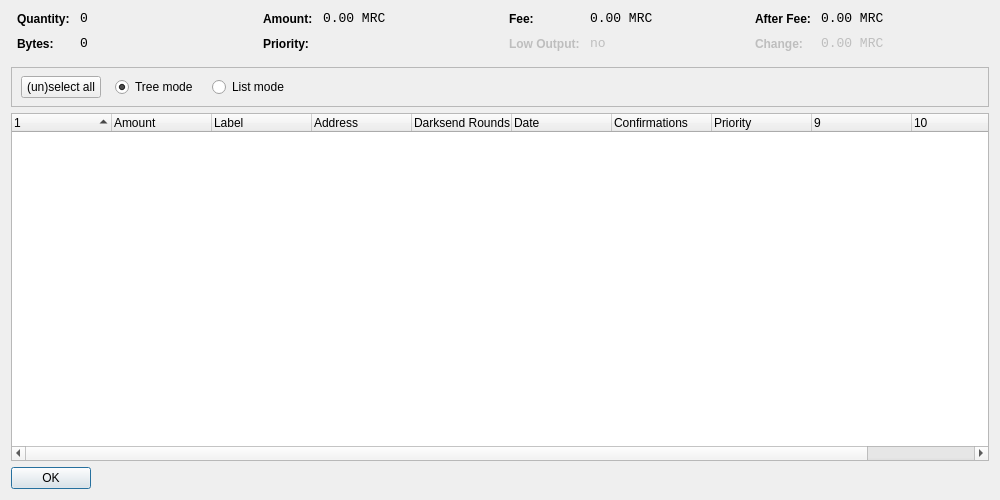
<?xml version="1.0" encoding="UTF-8"?>
<ui version="4.0">
 <class>CoinControlDialog</class>
 <widget class="QDialog" name="CoinControlDialog">
  <property name="geometry">
   <rect>
    <x>0</x>
    <y>0</y>
    <width>1000</width>
    <height>500</height>
   </rect>
  </property>
  <property name="windowTitle">
   <string>Coin Control</string>
  </property>
  <layout class="QVBoxLayout" name="verticalLayout">
   <item>
    <layout class="QHBoxLayout" name="horizontalLayoutTop" stretch="0,0,0,0">
     <property name="topMargin">
      <number>0</number>
     </property>
     <property name="bottomMargin">
      <number>10</number>
     </property>
     <item>
      <layout class="QFormLayout" name="formLayoutCoinControl1">
       <property name="horizontalSpacing">
        <number>10</number>
       </property>
       <property name="verticalSpacing">
        <number>10</number>
       </property>
       <property name="leftMargin">
        <number>6</number>
       </property>
       <property name="rightMargin">
        <number>6</number>
       </property>
       <item row="0" column="0">
        <widget class="QLabel" name="labelCoinControlQuantityText">
         <property name="styleSheet">
          <string notr="true">font-weight:bold;</string>
         </property>
         <property name="text">
          <string>Quantity:</string>
         </property>
        </widget>
       </item>
       <item row="0" column="1">
        <widget class="QLabel" name="labelCoinControlQuantity">
         <property name="font">
          <font>
           <family>Monospace</family>
           <pointsize>10</pointsize>
          </font>
         </property>
         <property name="cursor">
          <cursorShape>IBeamCursor</cursorShape>
         </property>
         <property name="contextMenuPolicy">
          <enum>Qt::ActionsContextMenu</enum>
         </property>
         <property name="text">
          <string notr="true">0</string>
         </property>
         <property name="textInteractionFlags">
          <set>Qt::LinksAccessibleByMouse|Qt::TextSelectableByKeyboard|Qt::TextSelectableByMouse</set>
         </property>
        </widget>
       </item>
       <item row="1" column="0">
        <widget class="QLabel" name="labelCoinControlBytesText">
         <property name="styleSheet">
          <string notr="true">font-weight:bold;</string>
         </property>
         <property name="text">
          <string>Bytes:</string>
         </property>
        </widget>
       </item>
       <item row="1" column="1">
        <widget class="QLabel" name="labelCoinControlBytes">
         <property name="font">
          <font>
           <family>Monospace</family>
           <pointsize>10</pointsize>
          </font>
         </property>
         <property name="cursor">
          <cursorShape>IBeamCursor</cursorShape>
         </property>
         <property name="contextMenuPolicy">
          <enum>Qt::ActionsContextMenu</enum>
         </property>
         <property name="text">
          <string notr="true">0</string>
         </property>
         <property name="textInteractionFlags">
          <set>Qt::LinksAccessibleByMouse|Qt::TextSelectableByKeyboard|Qt::TextSelectableByMouse</set>
         </property>
        </widget>
       </item>
      </layout>
     </item>
     <item>
      <layout class="QFormLayout" name="formLayoutCoinControl2">
       <property name="horizontalSpacing">
        <number>10</number>
       </property>
       <property name="verticalSpacing">
        <number>10</number>
       </property>
       <property name="leftMargin">
        <number>6</number>
       </property>
       <property name="rightMargin">
        <number>6</number>
       </property>
       <item row="0" column="0">
        <widget class="QLabel" name="labelCoinControlAmountText">
         <property name="styleSheet">
          <string notr="true">font-weight:bold;</string>
         </property>
         <property name="text">
          <string>Amount:</string>
         </property>
        </widget>
       </item>
       <item row="0" column="1">
        <widget class="QLabel" name="labelCoinControlAmount">
         <property name="font">
          <font>
           <family>Monospace</family>
           <pointsize>10</pointsize>
          </font>
         </property>
         <property name="cursor">
          <cursorShape>IBeamCursor</cursorShape>
         </property>
         <property name="contextMenuPolicy">
          <enum>Qt::ActionsContextMenu</enum>
         </property>
         <property name="text">
          <string notr="true">0.00 MRC</string>
         </property>
         <property name="textInteractionFlags">
          <set>Qt::LinksAccessibleByMouse|Qt::TextSelectableByKeyboard|Qt::TextSelectableByMouse</set>
         </property>
        </widget>
       </item>
       <item row="1" column="0">
        <widget class="QLabel" name="labelCoinControlPriorityText">
         <property name="styleSheet">
          <string notr="true">font-weight:bold;</string>
         </property>
         <property name="text">
          <string>Priority:</string>
         </property>
        </widget>
       </item>
       <item row="1" column="1">
        <widget class="QLabel" name="labelCoinControlPriority">
         <property name="font">
          <font>
           <family>Monospace</family>
           <pointsize>10</pointsize>
          </font>
         </property>
         <property name="cursor">
          <cursorShape>IBeamCursor</cursorShape>
         </property>
         <property name="contextMenuPolicy">
          <enum>Qt::ActionsContextMenu</enum>
         </property>
         <property name="text">
          <string/>
         </property>
         <property name="textInteractionFlags">
          <set>Qt::LinksAccessibleByMouse|Qt::TextSelectableByKeyboard|Qt::TextSelectableByMouse</set>
         </property>
        </widget>
       </item>
      </layout>
     </item>
     <item>
      <layout class="QFormLayout" name="formLayoutCoinControl3">
       <property name="horizontalSpacing">
        <number>10</number>
       </property>
       <property name="verticalSpacing">
        <number>10</number>
       </property>
       <property name="leftMargin">
        <number>6</number>
       </property>
       <property name="rightMargin">
        <number>6</number>
       </property>
       <item row="0" column="0">
        <widget class="QLabel" name="labelCoinControlFeeText">
         <property name="styleSheet">
          <string notr="true">font-weight:bold;</string>
         </property>
         <property name="text">
          <string>Fee:</string>
         </property>
        </widget>
       </item>
       <item row="0" column="1">
        <widget class="QLabel" name="labelCoinControlFee">
         <property name="font">
          <font>
           <family>Monospace</family>
           <pointsize>10</pointsize>
          </font>
         </property>
         <property name="cursor">
          <cursorShape>IBeamCursor</cursorShape>
         </property>
         <property name="contextMenuPolicy">
          <enum>Qt::ActionsContextMenu</enum>
         </property>
         <property name="text">
          <string notr="true">0.00 MRC</string>
         </property>
         <property name="textInteractionFlags">
          <set>Qt::LinksAccessibleByMouse|Qt::TextSelectableByKeyboard|Qt::TextSelectableByMouse</set>
         </property>
        </widget>
       </item>
       <item row="1" column="0">
        <widget class="QLabel" name="labelCoinControlLowOutputText">
         <property name="enabled">
          <bool>false</bool>
         </property>
         <property name="styleSheet">
          <string notr="true">font-weight:bold;</string>
         </property>
         <property name="text">
          <string>Low Output:</string>
         </property>
        </widget>
       </item>
       <item row="1" column="1">
        <widget class="QLabel" name="labelCoinControlLowOutput">
         <property name="enabled">
          <bool>false</bool>
         </property>
         <property name="font">
          <font>
           <family>Monospace</family>
           <pointsize>10</pointsize>
          </font>
         </property>
         <property name="cursor">
          <cursorShape>IBeamCursor</cursorShape>
         </property>
         <property name="contextMenuPolicy">
          <enum>Qt::ActionsContextMenu</enum>
         </property>
         <property name="text">
          <string notr="true">no</string>
         </property>
         <property name="textInteractionFlags">
          <set>Qt::LinksAccessibleByMouse|Qt::TextSelectableByKeyboard|Qt::TextSelectableByMouse</set>
         </property>
        </widget>
       </item>
      </layout>
     </item>
     <item>
      <layout class="QFormLayout" name="formLayoutCoinControl4">
       <property name="horizontalSpacing">
        <number>10</number>
       </property>
       <property name="verticalSpacing">
        <number>10</number>
       </property>
       <property name="leftMargin">
        <number>6</number>
       </property>
       <property name="rightMargin">
        <number>6</number>
       </property>
       <item row="0" column="0">
        <widget class="QLabel" name="labelCoinControlAfterFeeText">
         <property name="styleSheet">
          <string notr="true">font-weight:bold;</string>
         </property>
         <property name="text">
          <string>After Fee:</string>
         </property>
        </widget>
       </item>
       <item row="0" column="1">
        <widget class="QLabel" name="labelCoinControlAfterFee">
         <property name="font">
          <font>
           <family>Monospace</family>
           <pointsize>10</pointsize>
          </font>
         </property>
         <property name="cursor">
          <cursorShape>IBeamCursor</cursorShape>
         </property>
         <property name="contextMenuPolicy">
          <enum>Qt::ActionsContextMenu</enum>
         </property>
         <property name="text">
          <string notr="true">0.00 MRC</string>
         </property>
         <property name="textInteractionFlags">
          <set>Qt::LinksAccessibleByMouse|Qt::TextSelectableByKeyboard|Qt::TextSelectableByMouse</set>
         </property>
        </widget>
       </item>
       <item row="1" column="0">
        <widget class="QLabel" name="labelCoinControlChangeText">
         <property name="enabled">
          <bool>false</bool>
         </property>
         <property name="styleSheet">
          <string notr="true">font-weight:bold;</string>
         </property>
         <property name="text">
          <string>Change:</string>
         </property>
        </widget>
       </item>
       <item row="1" column="1">
        <widget class="QLabel" name="labelCoinControlChange">
         <property name="enabled">
          <bool>false</bool>
         </property>
         <property name="font">
          <font>
           <family>Monospace</family>
           <pointsize>10</pointsize>
          </font>
         </property>
         <property name="cursor">
          <cursorShape>IBeamCursor</cursorShape>
         </property>
         <property name="contextMenuPolicy">
          <enum>Qt::ActionsContextMenu</enum>
         </property>
         <property name="text">
          <string notr="true">0.00 MRC</string>
         </property>
         <property name="textInteractionFlags">
          <set>Qt::LinksAccessibleByMouse|Qt::TextSelectableByKeyboard|Qt::TextSelectableByMouse</set>
         </property>
        </widget>
       </item>
      </layout>
     </item>
    </layout>
   </item>
   <item>
    <widget class="QFrame" name="frame">
     <property name="minimumSize">
      <size>
       <width>0</width>
       <height>40</height>
      </size>
     </property>
     <property name="frameShape">
      <enum>QFrame::StyledPanel</enum>
     </property>
     <property name="frameShadow">
      <enum>QFrame::Sunken</enum>
     </property>
     <widget class="QWidget" name="horizontalLayoutWidget">
      <property name="geometry">
       <rect>
        <x>10</x>
        <y>0</y>
        <width>781</width>
        <height>41</height>
       </rect>
      </property>
      <layout class="QHBoxLayout" name="horizontalLayoutPanel" stretch="0,0,0,0,0">
       <property name="spacing">
        <number>14</number>
       </property>
       <item>
        <widget class="QPushButton" name="pushButtonSelectAll">
         <property name="sizePolicy">
          <sizepolicy hsizetype="Maximum" vsizetype="Fixed">
           <horstretch>0</horstretch>
           <verstretch>0</verstretch>
          </sizepolicy>
         </property>
         <property name="text">
          <string>(un)select all</string>
         </property>
        </widget>
       </item>
       <item>
        <widget class="QRadioButton" name="radioTreeMode">
         <property name="sizePolicy">
          <sizepolicy hsizetype="Maximum" vsizetype="Fixed">
           <horstretch>0</horstretch>
           <verstretch>0</verstretch>
          </sizepolicy>
         </property>
         <property name="text">
          <string>Tree mode</string>
         </property>
         <property name="checked">
          <bool>true</bool>
         </property>
        </widget>
       </item>
       <item>
        <widget class="QRadioButton" name="radioListMode">
         <property name="sizePolicy">
          <sizepolicy hsizetype="Maximum" vsizetype="Fixed">
           <horstretch>0</horstretch>
           <verstretch>0</verstretch>
          </sizepolicy>
         </property>
         <property name="text">
          <string>List mode</string>
         </property>
        </widget>
       </item>
       <item>
        <spacer name="horizontalSpacer">
         <property name="orientation">
          <enum>Qt::Horizontal</enum>
         </property>
         <property name="sizeHint" stdset="0">
          <size>
           <width>40</width>
           <height>20</height>
          </size>
         </property>
        </spacer>
       </item>
      </layout>
     </widget>
    </widget>
   </item>
   <item>
    <widget class="CoinControlTreeWidget" name="treeWidget">
     <property name="contextMenuPolicy">
      <enum>Qt::CustomContextMenu</enum>
     </property>
     <property name="sortingEnabled">
      <bool>false</bool>
     </property>
     <property name="columnCount">
      <number>11</number>
     </property>
     <attribute name="headerShowSortIndicator" stdset="0">
      <bool>true</bool>
     </attribute>
     <attribute name="headerStretchLastSection">
      <bool>false</bool>
     </attribute>
     <column>
      <property name="text">
       <string/>
      </property>
     </column>
     <column>
      <property name="text">
       <string>Amount</string>
      </property>
     </column>
     <column>
      <property name="text">
       <string>Label</string>
      </property>
     </column>
     <column>
      <property name="text">
       <string>Address</string>
      </property>
     </column>
     <column>
      <property name="text">
       <string>Darksend Rounds</string>
      </property>
    </column>
     <column>
      <property name="text">
       <string>Date</string>
      </property>
     </column>
     <column>
      <property name="text">
       <string>Confirmations</string>
      </property>
      <property name="toolTip">
       <string>Confirmed</string>
      </property>
     </column>
     <column>
      <property name="text">
       <string>Priority</string>
      </property>
     </column>
     <column>
      <property name="text">
       <string/>
      </property>
     </column>
     <column>
      <property name="text">
       <string/>
      </property>
     </column>
     <column>
      <property name="text">
       <string/>
      </property>
     </column>
     <column>
      <property name="text">
       <string/>
      </property>
     </column>
    </widget>
   </item>
   <item>
    <widget class="QDialogButtonBox" name="buttonBox">
     <property name="sizePolicy">
      <sizepolicy hsizetype="Maximum" vsizetype="Fixed">
       <horstretch>0</horstretch>
       <verstretch>0</verstretch>
      </sizepolicy>
     </property>
     <property name="orientation">
      <enum>Qt::Horizontal</enum>
     </property>
     <property name="standardButtons">
      <set>QDialogButtonBox::Ok</set>
     </property>
    </widget>
   </item>
  </layout>
 </widget>
 <customwidgets>
  <customwidget>
   <class>CoinControlTreeWidget</class>
   <extends>QTreeWidget</extends>
   <header>coincontroltreewidget.h</header>
  </customwidget>
 </customwidgets>
 <resources/>
 <connections/>
</ui>
